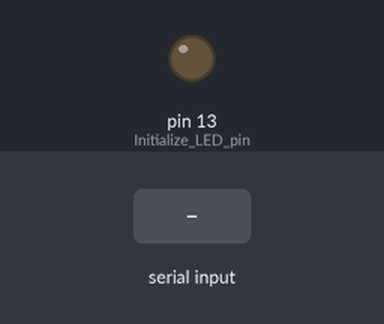
Simulated run of this sketch. Board: Arduino Uno, built with avr-gcc and run on an emulated ATmega328P. On the bench: output pins drawn as LEDs (lit = HIGH). Dashed ring = blinking. Inputs (shaded band) come from the test bench. Random numbers use the default seed unless the sketch sets one.

Above: at 1.2 s.
1.3 s: "90,45\n" received over Serial
At 2.0 s:
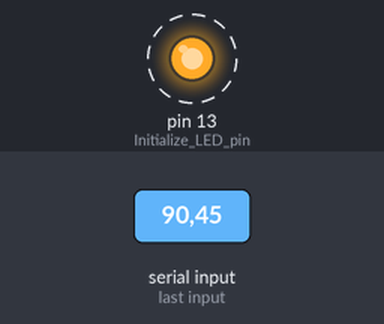
Timing chart, 0 to 10.3 s (numbered marks = the images above; inputs shaded):
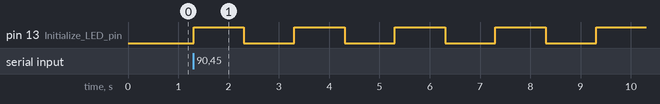

The sketch:

week.ino
```cpp
void setup() {
  Serial.begin(4800);               // Start serial communication
  pinMode(LED_BUILTIN, OUTPUT);    // Initialize LED pin
  randomSeed(analogRead(0));       // Seed for random()
}

void loop() {
  if (Serial.available() > 0) {
    int blinkCount = Serial.parseInt();  // Receiving a number from Python

    if (blinkCount > 0) {
      // Blink LED that many times (1-second interval)
      for (int i = 0; i < blinkCount; i++) {
        digitalWrite(LED_BUILTIN, HIGH);
        delay(1000);
        digitalWrite(LED_BUILTIN, LOW);
        delay(1000);
      }

      // Send a random delay back to Python
      int delayTime = random(1, 6);
      Serial.println(delayTime);
    }
  }
}
```

Measured:
- after the input at 1.3 s, pin 13 (Initialize_LED_pin): alternates HIGH for 1.0 s and LOW for 1.0 s, starting at once
